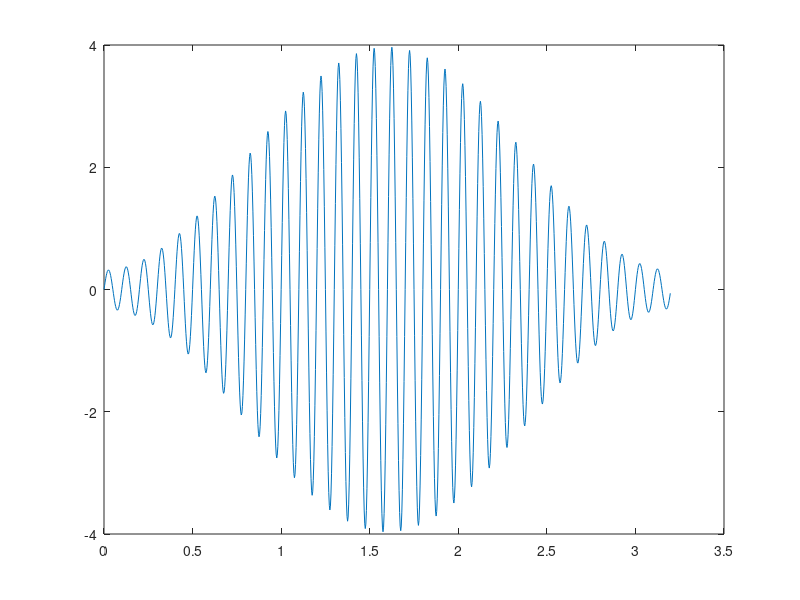
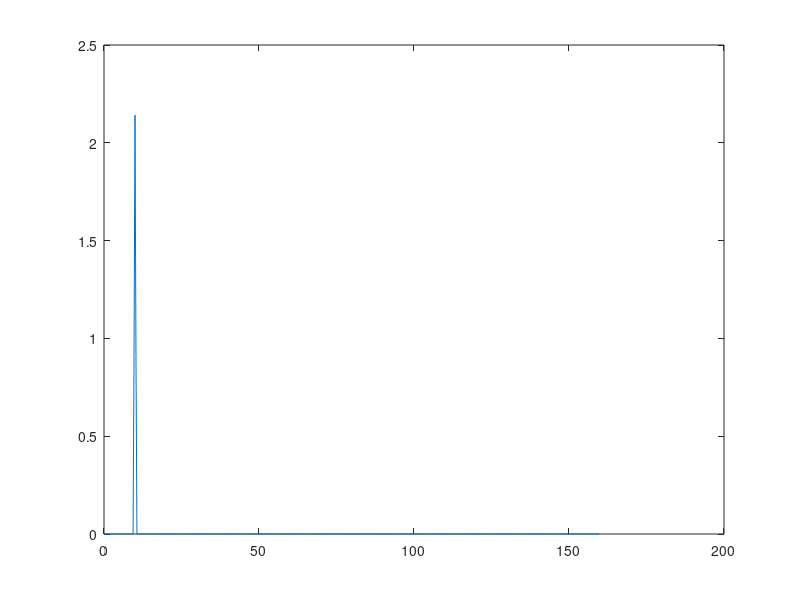

Source code (MATLAB) for these figures, in order:
% Example of fft
k = 5; m = 10; fo = 10; Bo = 2.5;
N = 2^m; T = 2^k/fo;
ts = (0:N-1)*T/N;
df = (0:N/2-1)/T;
whamm = 0.54 - 0.46*cos(2*pi*ts/T);
SampledSignal = Bo*sin(2*pi*fo*ts);
k1 = sum(whamm.*SampledSignal)/sum(whamm);
k2 = sqrt(N/sum(whamm.^2));
CorrectedSignal = whamm.*(SampledSignal - k1)*k2;
figure(1)
plot(ts, CorrectedSignal)
figure(2)
An = abs(fft(CorrectedSignal, N))/N;
plot(df, 2*An(1:N/2))
disp(['Average Power = ' num2str(sum(An.^2))])